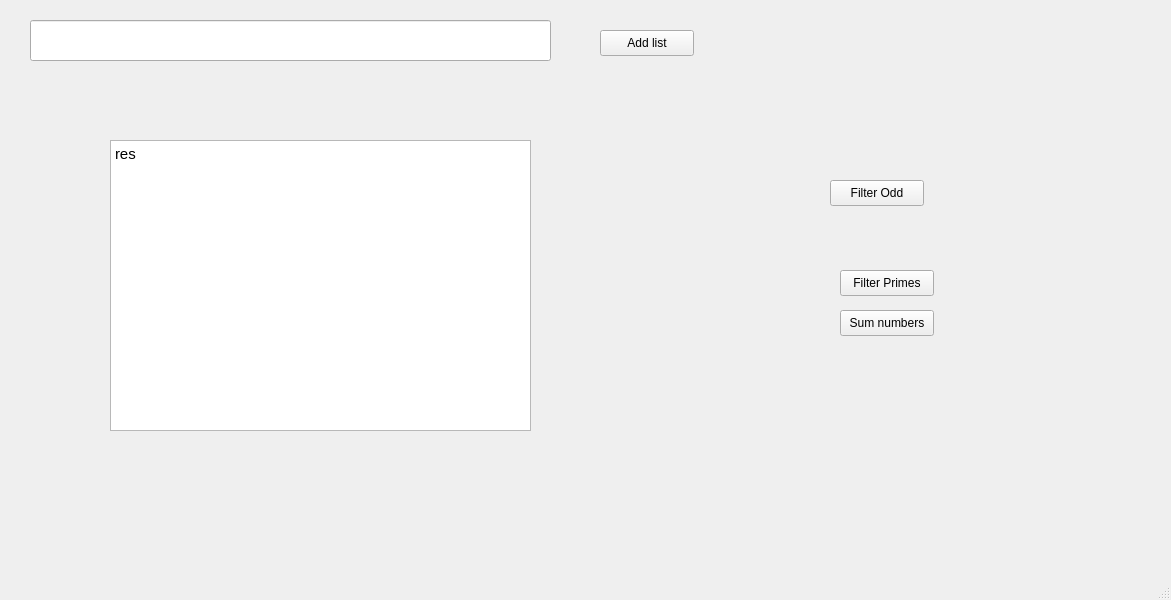
<?xml version="1.0" encoding="UTF-8"?>
<ui version="4.0">
 <class>MainWindow</class>
 <widget class="QMainWindow" name="MainWindow">
  <property name="geometry">
   <rect>
    <x>0</x>
    <y>0</y>
    <width>1171</width>
    <height>600</height>
   </rect>
  </property>
  <property name="windowTitle">
   <string>MainWindow</string>
  </property>
  <widget class="QWidget" name="centralwidget">
   <widget class="QPushButton" name="butonAdd">
    <property name="geometry">
     <rect>
      <x>600</x>
      <y>30</y>
      <width>94</width>
      <height>26</height>
     </rect>
    </property>
    <property name="text">
     <string>Add list</string>
    </property>
   </widget>
   <widget class="QLineEdit" name="numereAdd">
    <property name="geometry">
     <rect>
      <x>30</x>
      <y>20</y>
      <width>521</width>
      <height>41</height>
     </rect>
    </property>
   </widget>
   <widget class="QTextBrowser" name="rezultatLista">
    <property name="geometry">
     <rect>
      <x>110</x>
      <y>140</y>
      <width>421</width>
      <height>291</height>
     </rect>
    </property>
    <property name="html">
     <string>&lt;!DOCTYPE HTML PUBLIC &quot;-//W3C//DTD HTML 4.0//EN&quot; &quot;http://www.w3.org/TR/REC-html40/strict.dtd&quot;&gt;
&lt;html&gt;&lt;head&gt;&lt;meta name=&quot;qrichtext&quot; content=&quot;1&quot; /&gt;&lt;meta charset=&quot;utf-8&quot; /&gt;&lt;style type=&quot;text/css&quot;&gt;
p, li { white-space: pre-wrap; }
hr { height: 1px; border-width: 0; }
li.unchecked::marker { content: &quot;\2610&quot;; }
li.checked::marker { content: &quot;\2612&quot;; }
&lt;/style&gt;&lt;/head&gt;&lt;body style=&quot; font-family:'Ubuntu Sans'; font-size:11pt; font-weight:400; font-style:normal;&quot;&gt;
&lt;p style=&quot; margin-top:0px; margin-bottom:0px; margin-left:0px; margin-right:0px; -qt-block-indent:0; text-indent:0px;&quot;&gt;res&lt;/p&gt;&lt;/body&gt;&lt;/html&gt;</string>
    </property>
   </widget>
   <widget class="QPushButton" name="filterOdd">
    <property name="geometry">
     <rect>
      <x>830</x>
      <y>180</y>
      <width>94</width>
      <height>26</height>
     </rect>
    </property>
    <property name="text">
     <string>Filter Odd</string>
    </property>
   </widget>
   <widget class="QPushButton" name="filterPrimes">
    <property name="geometry">
     <rect>
      <x>840</x>
      <y>270</y>
      <width>94</width>
      <height>26</height>
     </rect>
    </property>
    <property name="text">
     <string>Filter Primes</string>
    </property>
   </widget>
   <widget class="QPushButton" name="sumNumber">
    <property name="geometry">
     <rect>
      <x>840</x>
      <y>310</y>
      <width>94</width>
      <height>26</height>
     </rect>
    </property>
    <property name="text">
     <string>Sum numbers</string>
    </property>
   </widget>
  </widget>
  <widget class="QStatusBar" name="statusbar"/>
 </widget>
 <resources/>
 <connections/>
</ui>
